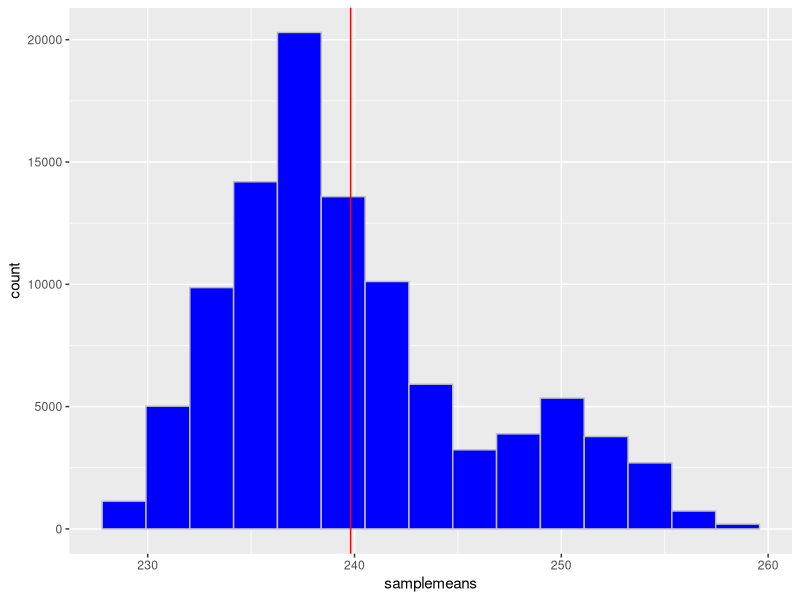
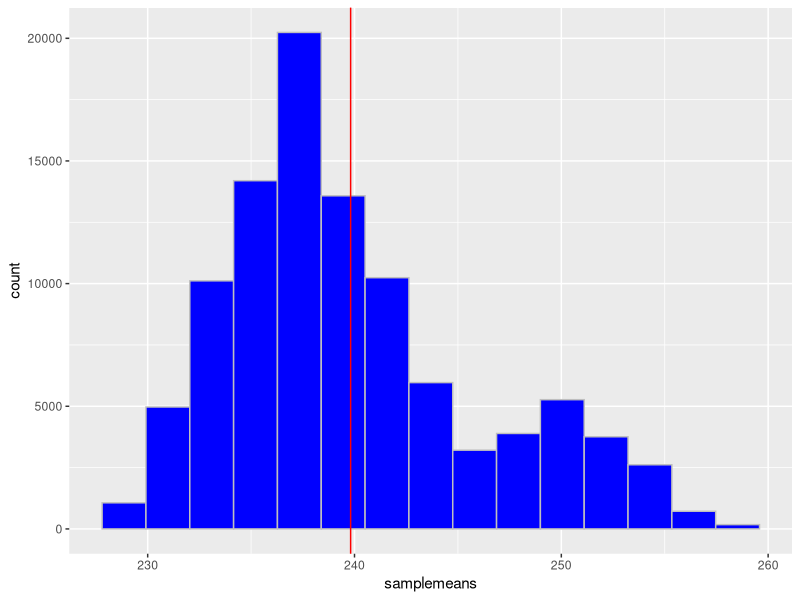

Reproduce these figures in R, in order. (Note: this script raises an error after producing the figures.)
## ---- chunk 1

# create the population of student ages
# compute the true population mean mu

ages <- c(234,241, 233, 227, 251, 227, 242, 239, 241, 238, 230, 246, 231, 243, 238, 276)
mu   <- mean(ages)

# sample repeatedly and plot the results
# the histogram shape will vary slightly
# versus the video because of bin choice
# and random differences in simulations

N <- 10^5   # number of repeated samples

samplemeans <- numeric(N)

for (i in 1:N){
  samplemeans[i] <- mean(sample(ages, 3))
}

library(ggplot2)
ggplot(NULL, aes(x = samplemeans)) +
  geom_histogram(bins = 15, fill = "blue", color = "gray") +
  geom_vline(xintercept = mu, color = "red")

## ---- chunk 2
# set the number of simulation iterations
# select the size of the sample to choose
# in the video, the sample size was n = 3

# How does the x-bar sampling distribution
# change if you choose another sample size?

ages <- c(234,241, 233, 227, 251, 227, 242, 239, 241, 238, 230, 246, 231, 243, 238, 276)

popmean <- mean(ages)

N <- 10^5
n <- 3

samplemeans <- numeric(N)

for (i in 1:N){
  samplemeans[i] <- mean(sample(ages, n))
}

library(ggplot2)
ggplot(NULL, aes(x = samplemeans)) +
  geom_histogram(bins = 15, fill = "blue", color = "gray") +
  geom_vline(xintercept = popmean, color = "red")

mean(samplemeans)
var(samplemeans)
sd(samplemeans)

## ---- chunk 3
# the poutine population parameters

mu    <- 740
sigma <- 20

# One order has least 760 calories?
# so we are looking for P(X >= 760)
# we do not need to find the z-score
# we can compute directly with pnorm
# the code shows both for comparison

x <- 760

pnorm(x, mu, sigma, lower.tail = FALSE)

z <- (x - mu) / sigma
pnorm(z, 0, 1, lower.tail = FALSE)

# Average order has least 760 calories?
# so we are looking for P(X-bar >= 760)
# we do not need to find the z-score
# we can compute directly with pnorm
# the code shows both for comparison

n <- 9

pnorm(x, mu, sigma/sqrt(n), lower.tail = FALSE)

z <- (x - mu) / (sigma/sqrt(n))
pnorm(z, 0, 1, lower.tail = FALSE)

# graph the individual and sampling distributions

library(ggplot2)
ggplot(NULL, aes(x = c(mu - 4 * sigma, mu + 4 * sigma))) +
  stat_function(fun = dnorm, args = list(mu, sigma), color = "white") +
  stat_function(fun = dnorm, args = list(mu, sigma/sqrt(n)), color = "white", linetype = "dashed") +
  geom_vline(xintercept = x, color = "red") +
  geom_segment(aes(x = 700, y = 0.05, xend = 715, yend = 0.012), color = "white", arrow = arrow()) +
  geom_text(aes(x = 700, y = 0.06, label = "distribution of a single poutine"), color = "white") +
  geom_segment(aes(x = 720, y = 0.075, xend = 738, yend = 0.062), color = "white", arrow = arrow()) +
  geom_text(aes(x = 738, y = 0.08, label = "distribution of the mean of 9 poutines"), hjust = "right", color = "white") +
  scale_x_continuous(breaks = c(740, 760), name = "Calories") +
  scale_y_continuous(breaks = NULL, name = "") +
  theme(panel.background = element_rect(fill = "black"),
        panel.grid.minor=element_blank(), 
        panel.grid.major=element_blank())

# compare the standard deviations of the curves

sigma
sigma/sqrt(n)
## ---- chunk 4
# the video does not indicate which exponential
# it seems they used Exp(1) with mu = sigma = 1

# plot of the population Exp(1) distribution

library(ggplot2)
ggplot(NULL, aes(x = seq(0, 6, .001))) +
  stat_function(fun = dexp, args = list(1), color = "gray") +
  geom_area(stat = "function", fun = dexp, args = list(1), fill = "darkgray") +
  labs(x = "x", y = "f(x)")

# samples of size n from an Exp(1) distribution
# repeat the sampling 100,000 times and graph
# the video explores n = 2, 4, 10, 20, and 50

mu    <- 1
sigma <- 1 

N <- 10^5
n <- 2

samplemeans <- numeric(N)

for (i in 1:N){
  samplemeans[i] <- mean(rexp(n, 1))
}

library(ggplot2)

ggplot(NULL, aes(x = samplemeans)) +
  geom_histogram(aes(y = ..density..), bins = 50, fill = "darkgray", color = "gray") +
  stat_function(fun = dnorm, args = list(1, 1/sqrt(n)), color = "red")
## ---- chunk 5
# specify population mu and sigma parameters
# the population is not normally distributed

mu    <- 62000
sigma <- 32000

x     <- 66000
n     <- 100

# the sampling distribution of the mean will
# be approximately normal because of the CLT
# so we can use pnorm to find P(xbar > 66000)

pnorm(x, mu, sigma/sqrt(n), lower.tail = FALSE)

# if we did it using a z-score like the video

z <- (x - mu) / (sigma/sqrt(n))
pnorm(z, 0, 1, lower.tail = FALSE)
## ---- chunk 6
# population height parameters for Canadians 20 - 39
# heights within each group are normally distributed

mu_M    <- 177.7
sigma_M <- 5.6

mu_F    <- 163.0
sigma_F <- 5.1

# sample sizes for each group

n_M <- 20
n_F <- 15

# parameters for the sampling distribution of x-bar

mu_xbar_M    <- mu_M
sigma2_xbar_M <- (sigma_M)^2 / n_M
print(mu_xbar_M)
print(sigma2_xbar_M)

mu_xbar_F    <- mu_F
sigma2_xbar_F <- (sigma_F)^2 / n_F 
print(mu_xbar_F)
print(sigma2_xbar_F)

# parameters for difference between sample means

mu_diff    <- mu_xbar_M - mu_xbar_F
sigma2_diff <- sigma2_xbar_M + sigma2_xbar_F
print(mu_diff)
print(sigma2_diff)

# probability calculations for differences in means
# P(xbar_M >= xbar_F + 10) or P(xbar_M - xbar_F >= 10)

pnorm(10, mu_diff, sqrt(sigma2_diff), lower.tail = FALSE)

zscore <- (10 - mu_diff) / sqrt(sigma2_diff)
pnorm(zscore, 0, 1, lower.tail = FALSE)
